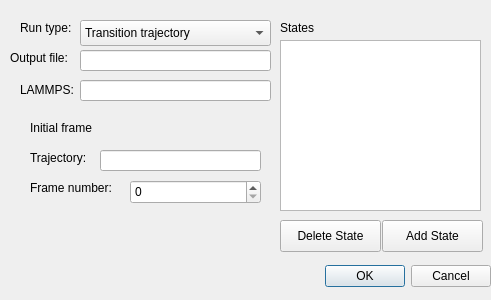
<?xml version="1.0" encoding="UTF-8"?>
<ui version="4.0">
 <class>SimulationOverview</class>
 <widget class="QDialog" name="SimulationOverview">
  <property name="geometry">
   <rect>
    <x>0</x>
    <y>0</y>
    <width>491</width>
    <height>300</height>
   </rect>
  </property>
  <property name="windowTitle">
   <string>Simulation Overview</string>
  </property>
  <widget class="QDialogButtonBox" name="buttonBox">
   <property name="geometry">
    <rect>
     <x>50</x>
     <y>260</y>
     <width>441</width>
     <height>32</height>
    </rect>
   </property>
   <property name="orientation">
    <enum>Qt::Horizontal</enum>
   </property>
   <property name="standardButtons">
    <set>QDialogButtonBox::Cancel|QDialogButtonBox::Ok</set>
   </property>
  </widget>
  <widget class="QComboBox" name="run_type">
   <property name="geometry">
    <rect>
     <x>80</x>
     <y>20</y>
     <width>191</width>
     <height>26</height>
    </rect>
   </property>
   <item>
    <property name="text">
     <string>Transition trajectory</string>
    </property>
   </item>
   <item>
    <property name="text">
     <string>Transition path sampling</string>
    </property>
   </item>
   <item>
    <property name="text">
     <string>Committor simulation</string>
    </property>
   </item>
  </widget>
  <widget class="QPushButton" name="add_state">
   <property name="geometry">
    <rect>
     <x>382</x>
     <y>220</y>
     <width>101</width>
     <height>32</height>
    </rect>
   </property>
   <property name="text">
    <string>Add State</string>
   </property>
  </widget>
  <widget class="QLineEdit" name="output_file">
   <property name="geometry">
    <rect>
     <x>80</x>
     <y>50</y>
     <width>191</width>
     <height>21</height>
    </rect>
   </property>
  </widget>
  <widget class="QLabel" name="label">
   <property name="geometry">
    <rect>
     <x>280</x>
     <y>20</y>
     <width>60</width>
     <height>16</height>
    </rect>
   </property>
   <property name="text">
    <string>States</string>
   </property>
  </widget>
  <widget class="QLabel" name="label_2">
   <property name="geometry">
    <rect>
     <x>20</x>
     <y>20</y>
     <width>60</width>
     <height>16</height>
    </rect>
   </property>
   <property name="text">
    <string>Run type:</string>
   </property>
  </widget>
  <widget class="QLabel" name="label_3">
   <property name="geometry">
    <rect>
     <x>10</x>
     <y>50</y>
     <width>71</width>
     <height>16</height>
    </rect>
   </property>
   <property name="text">
    <string>Output file:</string>
   </property>
  </widget>
  <widget class="QStackedWidget" name="sim_parameters">
   <property name="geometry">
    <rect>
     <x>20</x>
     <y>110</y>
     <width>251</width>
     <height>161</height>
    </rect>
   </property>
   <property name="currentIndex">
    <number>0</number>
   </property>
   <widget class="QWidget" name="traj_params">
    <widget class="QLabel" name="label_4">
     <property name="geometry">
      <rect>
       <x>10</x>
       <y>10</y>
       <width>81</width>
       <height>16</height>
      </rect>
     </property>
     <property name="text">
      <string>Initial frame</string>
     </property>
    </widget>
    <widget class="QLabel" name="label_5">
     <property name="geometry">
      <rect>
       <x>10</x>
       <y>40</y>
       <width>71</width>
       <height>16</height>
      </rect>
     </property>
     <property name="text">
      <string>Trajectory:</string>
     </property>
    </widget>
    <widget class="QLineEdit" name="traj_init_traj">
     <property name="geometry">
      <rect>
       <x>80</x>
       <y>40</y>
       <width>161</width>
       <height>21</height>
      </rect>
     </property>
    </widget>
    <widget class="QLabel" name="label_6">
     <property name="geometry">
      <rect>
       <x>10</x>
       <y>70</y>
       <width>101</width>
       <height>16</height>
      </rect>
     </property>
     <property name="text">
      <string>Frame number:</string>
     </property>
    </widget>
    <widget class="QSpinBox" name="traj_init_frame">
     <property name="geometry">
      <rect>
       <x>110</x>
       <y>70</y>
       <width>131</width>
       <height>24</height>
      </rect>
     </property>
    </widget>
   </widget>
   <widget class="QWidget" name="tps_params">
    <widget class="QLineEdit" name="tps_init_traj">
     <property name="geometry">
      <rect>
       <x>80</x>
       <y>40</y>
       <width>161</width>
       <height>21</height>
      </rect>
     </property>
    </widget>
    <widget class="QLabel" name="label_7">
     <property name="geometry">
      <rect>
       <x>10</x>
       <y>10</y>
       <width>131</width>
       <height>16</height>
      </rect>
     </property>
     <property name="text">
      <string>Initial trajectory</string>
     </property>
    </widget>
    <widget class="QLabel" name="label_8">
     <property name="geometry">
      <rect>
       <x>10</x>
       <y>40</y>
       <width>71</width>
       <height>16</height>
      </rect>
     </property>
     <property name="text">
      <string>Trajectory:</string>
     </property>
    </widget>
   </widget>
   <widget class="QWidget" name="committor_params"/>
  </widget>
  <widget class="QWidget" name="when_selected" native="true">
   <property name="geometry">
    <rect>
     <x>280</x>
     <y>220</y>
     <width>101</width>
     <height>31</height>
    </rect>
   </property>
  </widget>
  <widget class="QPushButton" name="delete_state">
   <property name="geometry">
    <rect>
     <x>280</x>
     <y>220</y>
     <width>101</width>
     <height>32</height>
    </rect>
   </property>
   <property name="text">
    <string>Delete State</string>
   </property>
  </widget>
  <widget class="QListWidget" name="state_list">
   <property name="geometry">
    <rect>
     <x>280</x>
     <y>40</y>
     <width>201</width>
     <height>171</height>
    </rect>
   </property>
  </widget>
  <widget class="QLabel" name="label_9">
   <property name="geometry">
    <rect>
     <x>20</x>
     <y>80</y>
     <width>61</width>
     <height>20</height>
    </rect>
   </property>
   <property name="text">
    <string>LAMMPS:</string>
   </property>
  </widget>
  <widget class="QLineEdit" name="lammps_script">
   <property name="geometry">
    <rect>
     <x>80</x>
     <y>80</y>
     <width>191</width>
     <height>21</height>
    </rect>
   </property>
  </widget>
 </widget>
 <tabstops>
  <tabstop>run_type</tabstop>
  <tabstop>output_file</tabstop>
  <tabstop>lammps_script</tabstop>
  <tabstop>state_list</tabstop>
  <tabstop>delete_state</tabstop>
  <tabstop>add_state</tabstop>
  <tabstop>traj_init_traj</tabstop>
  <tabstop>traj_init_frame</tabstop>
  <tabstop>tps_init_traj</tabstop>
 </tabstops>
 <resources/>
 <connections>
  <connection>
   <sender>buttonBox</sender>
   <signal>accepted()</signal>
   <receiver>SimulationOverview</receiver>
   <slot>accept()</slot>
   <hints>
    <hint type="sourcelabel">
     <x>248</x>
     <y>254</y>
    </hint>
    <hint type="destinationlabel">
     <x>157</x>
     <y>274</y>
    </hint>
   </hints>
  </connection>
  <connection>
   <sender>buttonBox</sender>
   <signal>rejected()</signal>
   <receiver>SimulationOverview</receiver>
   <slot>reject()</slot>
   <hints>
    <hint type="sourcelabel">
     <x>316</x>
     <y>260</y>
    </hint>
    <hint type="destinationlabel">
     <x>286</x>
     <y>274</y>
    </hint>
   </hints>
  </connection>
 </connections>
</ui>
